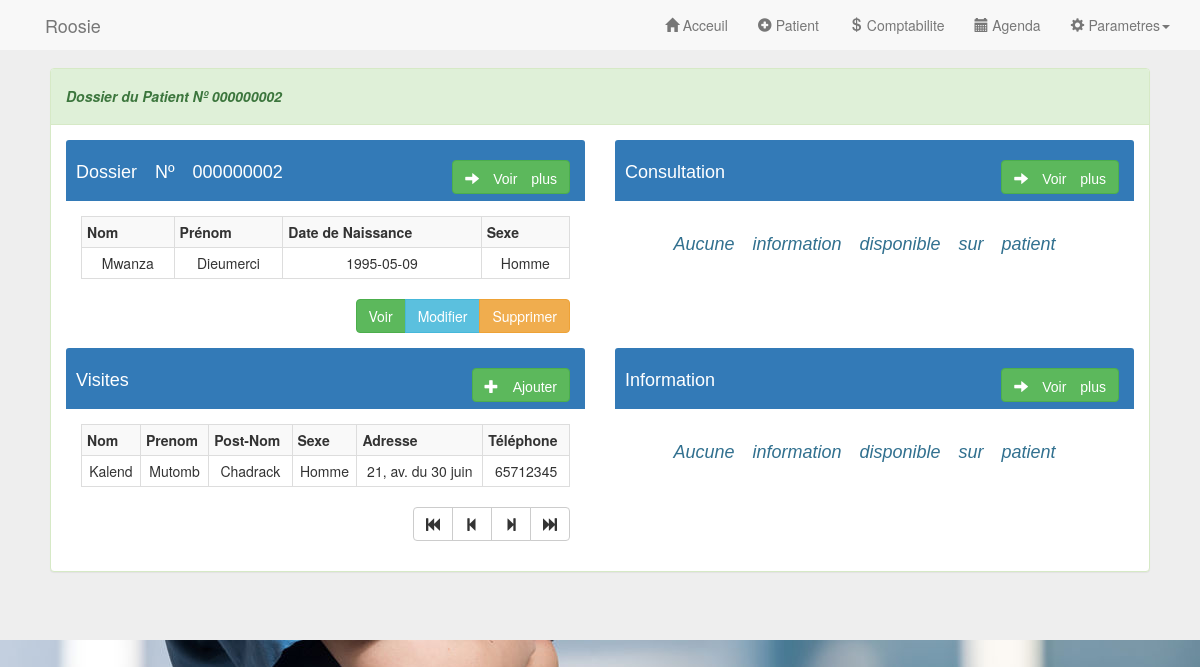
Screenshot of /controller/patient/home.php (signed in) with the database file from the repository.
### tables this page shows
CREATE TABLE IF NOT EXISTS `tb_patient` (
  `id` int(9) UNSIGNED ZEROFILL NOT NULL AUTO_INCREMENT,
  `nom` varchar(70) NOT NULL,
  `postNom` varchar(75) NOT NULL,
  `prenom` varchar(65) NOT NULL,
  `email` varchar(150) NOT NULL,
  `sexe` varchar(9) NOT NULL,
  `dateNaissance` date NOT NULL,
  `numTel` int(14) NOT NULL,
  `adresse` varchar(255) DEFAULT NULL,
  `profession` varchar(60) NOT NULL,
  `statutMatrimonial` varchar(35) DEFAULT NULL,
  `numAssurance` int(11) NOT NULL,
  PRIMARY KEY (`id`),
  UNIQUE KEY `email` (`email`),
  UNIQUE KEY `num_tel` (`numTel`)
);

CREATE TABLE IF NOT EXISTS `tb_visiteur` (
  `id` int(11) NOT NULL AUTO_INCREMENT,
  `idPatient` int(11) DEFAULT NULL,
  `nom` varchar(156) DEFAULT NULL,
  `postNom` varchar(124) DEFAULT NULL,
  `prenom` varchar(145) DEFAULT NULL,
  `sexe` varchar(12) DEFAULT NULL,
  `email` varchar(150) NOT NULL,
  `numTel` int(11) DEFAULT NULL,
  `adresse` varchar(255) DEFAULT NULL,
  `profession` varchar(45) NOT NULL,
  `lienParente` varchar(76) NOT NULL,
  `statutMatrimonial` varchar(25) DEFAULT NULL,
  PRIMARY KEY (`id`)
);

### controller/patient/home.php (called while the page is built, shortened)
<?php
	require_once '../../'.CHEMIN_MODEL_MANAGER.'PatientManager.class.php';
	require_once '../../'.CHEMIN_MODEL_MANAGER.'ParametresPatientManager.class.php';
	require_once '../../'.CHEMIN_MODEL_MANAGER.'VisiteurManager.class.php';
	require_once '../../'.CHEMIN_MODEL_MANAGER.'ConsultationManager.class.php';
	require_once '../../'.CHEMIN_MODEL_REPOSITORIES.'Visiteur.class.php';
	require_once '../../'.CHEMIN_BD.'PDO2.class.php';
	$bd = new PDO2();
	$patientManager = new PatientManager($bd::getInstance());
	$parametresPatientManager = new ParametresPatientManager($bd::getInstance());
	$consultationManager = new ConsultationManager($bd::getInstance());
	$visiteurManager = new VisiteurManager($bd::getInstance());
	$patient = $patientManager->getLast();
	$consultation = $consultationManager->find($patient->getId());
	$visiteur = $visiteurManager->find($patient->getId());
	$parametres = $parametresPatientManager->find($patient->getId());
    include_once '../../'.CHEMIN_VUE.'accueil.php';

### model/bd/PDO2.class.php (called while the page is built, shortened)
<?php
	class PDO2 extends PDO
	{
		private static $_instance;
		public static function getInstance()
		{
			if(!isset(self::$_instance))
			{
				try{
					self::$_instance = new PDO(SQL_DSN, SQL_USERNAME, SQL_PASSWORD);
					self::$_instance->setAttribute(PDO::ATTR_ERRMODE, PDO::ERRMODE_EXCEPTION);
				}catch(Exception $e){
					die("Erreur : " .$e->getMessage());
				}
			}
			return self::$_instance;
		}
	}
?>

### model/manager/PatientManager.class.php (called while the page is built, shortened)
<?php
	class PatientManager
	{
		private $_bd;
		public function __construct($bd)
		{
			$this->_bd = $bd;
		}
		public function getLast()
		{
			$q = $this->_bd->query(' SELECT * FROM tb_patient ORDER BY id DESC LIMIT  0,1') or die(print_r($this->$_bd->errorInfo()));
			while($donnees = $q->fetch(PDO::FETCH_ASSOC))
			{
				$patient = new Patient($donnees);
			}
			return $patient;
		}
	}
?>

### model/repositories/Personne.class.php (called while the page is built, shortened)
<?php
	abstract class Personne
	{
		protected $_id;
		protected $_nom;
		protected $_postNom;
		protected $_prenom;
		protected $_sexe;
		protected $_dateNaissance;
		protected $_numTel;
		protected $_adresse;
		public function hydrate(array $donnees)
		{
			foreach ($donnees as $key => $value)
			{
				$method = 'set'.ucfirst($key);
			}
		}
	    public function getId()
	    {
	        return $this->_id;
	    }
	    public function setId($_id)
	    {
	        $this->_id = $_id;
	        return $this;
	    }
	    public function getNom()
	    {
	        return $this->_nom;
	    }
	    public function setNom($_nom)
	    {
	        $this->_nom = $_nom;
	        return $this;
	    }
	    public function getPostNom()
	    {
	        return $this->_postNom;
	    }
	    public function setPostNom($_postNom)
	    {
	        $this->_postNom = $_postNom;
	        return $this;
	    }
	    public function getPrenom()
	    {
	        return $this->_prenom;
	    }
	    public function setPrenom($_prenom)
	    {
	        $this->_prenom = $_prenom;
	        return $this;
	    }
	    public function getSexe()
	    {
	        return $this->_sexe;
	    }
	    public function setSexe($_sexe)
	    {
	        $this->_sexe = $_sexe;
	        return $this;
	    }
	    public function getDateNaissance()
	    {
	        return $this->_dateNaissance;
	    }
	    public function setDateNaissance($_dateNaissance)
	    {
	        $this->_dateNaissance = $_dateNaissance;
	        return $this;
	    }
	    public function getNumTel()
	    {
	        return $this->_numTel;
	    }
	    public function setNumTel($_numTel)
	    {
	        $this->_numTel = $_numTel;
	        return $this;
	    }
	    public function getAdresse()
	    {
	        return $this->_adresse;
	    }
	    public function setAdresse($_adresse)
	    {
	        $this->_adresse = $_adresse;
	        return $this;
	    }
	    public function setEmail($_email)
	    {
	        return $this;
	    }
	    public function setStatutMatrimonial($_statutMatrimonial)
	    {
	        return $this;
	    }
	    public function setProfession($_profession)
	    {
	        return $this;
	    }
	    public function setNumAssurance($_numAssurance)
	    {
	        return $this;
	    }
	}
?>

### model/manager/ConsultationManager.class.php (called while the page is built, shortened)
<?php
	class ConsultationManager
	{
		private $_bd;
		public function __construct($bd)
		{
			$this->_bd = $bd;
		}
		public function find($id)
		{
			$id = (int) $id;
			$q = $this->_bd->query('SELECT * FROM tb_consultation WHERE id = '. $id) or die(print_r($this->$_bd->errorInfo()));
		}
	}
?>

### model/manager/VisiteurManager.class.php (called while the page is built, shortened)
<?php
	class VisiteurManager
	{
		private $_bd;
		public function __construct($bd)
		{
			$this->_bd = $bd;
		}
		public function find($id)
		{
			$id = (int) $id;
			$q = $this->_bd->query('SELECT * FROM tb_visiteur WHERE id = '. $id) or die(print_r($this->$_bd->errorInfo()));
			if (($q->rowCount()) > 0)
			{
				$donnees = $q->fetch(PDO::FETCH_ASSOC);
				return new Visiteur($donnees);
			}
		}
	}
?>

### model/repositories/Visiteur.class.php (called while the page is built, shortened)
<?php
	require_once 'Personne.class.php';
	class Visiteur extends Personne
	{
		public function hydrate(array $donnees)
		{
			foreach ($donnees as $key => $value)
			{
				$method = 'set'.ucfirst($key);
			}
		}
	    public function setIdPatient($_idPatient)
	    {
	        return $this;
	    }
	    public function setLienParente($_lienParente)
	    {
	        return $this;
	    }
	}
?>

### model/manager/ParametresPatientManager.class.php (called while the page is built, shortened)
<?php
	class ParametresPatientManager
	{
		private $_bd;
		public function __construct($bd)
		{
			$this->_bd = $bd;
		}
		public function find($id)
		{
			$id = (int) $id;
			$q = $this->_bd->query('SELECT * FROM tb_parametres_patient WHERE id = '. $id) or die(print_r($this->$_bd->errorInfo()));
		}
	}
?>

### views/accueil.php (the view, shortened to what this page needs)
<!DOCTYPE html>
<html>
	<head>
		<head>
			<?php
				include 'template/fichier-en-tete.php';
			 ?>
		</head>
	</head>
	<body>
		<div class="jumbotron">
			<div class="container">
				<div id="bloc-page">
					<?php
						include 'template/en-tete.php';
					?>
					<section class="row">
						<article class="col-sm-12">
							<div class="panel panel-success">
								<div class="panel-heading">
									<h5><strong><em>Dossier du Patient Nº <?php echo $patient->getId(); ?></em></strong></h5>
								</div>
								<div class="panel-body">
									<div class="row">
										<div class="col-sm-6">
											<div class="panel-primary">
												<div class="panel-heading">
													<div class="list-inline">
														<h4 class="en-ligne">Dossier Nº <?php echo $patient->getId(); ?></h4>
														<h4 class="en-ligne pull-right">
															<a href="fiche-patient.php?id=<?php echo $patient->getId();?>" title="Voir la fiche compléte du patient" class="btn btn-success "><span class="glyphicon glyphicon-arrow-right"></span> Voir plus</a>
														</h4>
													</div>
												</div>
												<div class="panel-body">
													<table class="table table-bordered table-striped table-condensed">
														<tr>
															<th>Nom</th>
															<th>Prénom</th>
															<th>Date de Naissance</th>
															<th>Sexe</th>
														</tr>
														<tr>
															<td class="text-center"><?php echo ucfirst($patient->getNom()); ?></td>
															<td class="text-center"><?php echo ucfirst($patient->getPrenom()); ?></td>
															<td class="text-center"><?php echo $patient->getDateNaissance(); ?></td>
															<td class="text-center"><?php echo ucfirst($patient->getSexe()); ?></td>
														</tr>
													</table>
													<div class="btn-group pull-right">
														<a href="fiche-patient.php?id=<?php echo $patient->getId();?>" class="btn btn-success" title="Voir les informations du patient">Voir</a>
														<a href="update-patient.php?id=<?php echo $patient->getId();?>" class="btn btn-info" title="Modifier les informations du patient">Modifier</a>
														<a href="delete-patient.php?id=<?php echo $patient->getId();?>" class="btn btn-warning" title="Supprimer les informations du patient">Supprimer</a>
													</div>
												</div>
											</div>
										</div>
										<div class="col-sm-6">
											<div class="panel-primary">
												<div class="panel-heading">
													<div class="list-inline">
														<h4 class="en-ligne">Consultation</h4>
														<h4 class="en-ligne pull-right">
															<a href="fiche-consultation.php?id=<?php echo $patient->getId();?>" title="Voir la fiche compléte du patient" class="btn btn-success "><span class="glyphicon glyphicon-arrow-right"></span> Voir plus</a>
														</h4>
													</div>
												</div>
												<div class="panel-body">
													<?php
														if($consultation != null)
														{ ?>
															<table class="table table-bordered table-striped table-condensed">
																<tr>
																	<th>Nom médecin</th>
																	<th>Type</th>
																	<th>Consulté le</th>
																	<th>Description</th>
																	<th>Rendez-vous</th>
																</tr>
																<tr>
																	<td class="text-center"><?php echo ucfirst($medecin->getNom()); ?></td>
																	<td class="text-center"><?php echo ucfirst($consultation->getType()); ?></td>
																	<td class="text-center"><?php echo ucfirst($consultation->getDateConsultation()); ?></td>
																	<td class="text-center"><?php echo ucfirst($consultation->getDescription()); ?></td>
																	<td class="text-center"><?php echo ucfirst($consultation->getDateConsultation()); ?></td>
																</tr>
															</table>
														<?php }else{
															?>
																<div class="alert alert-dismissable">
																	<h4 class="text-center">
																		<em class="text-info">
																			Aucune information disponible sur patient
																		</em>
																	</h4>
																</div>
														<?php
														}
													?>
												</div>
											</div>
										</div>
									</div>
									<div class="row">
										<div class="col-sm-6">
											<div class="panel-primary">
												<div class="panel-heading">
													<div class="list-inline">
														<h4 class="en-ligne">Visites</h4>
														<h4 class="en-ligne pull-right">
																<a href="add-visitor.php?id=<?php echo $patient->getId();?>" title="Ajouter un visiteur" class="btn btn-success "><span class="glyphicon glyphicon-plus"></span> Ajouter</a>
														</h4>
													</div>
												</div>
												<div class="panel-body">
													<?php
														if ($visiteur != null)
														{ ?>
															<table class="table table-bordered table-striped table-condensed">
																<tr>
																	<th>Nom</th>
																	<th>Prenom</th>
																	<th>Post-Nom</th>
																	<th>Sexe</th>
																	<th>Adresse</th>
																	<th>Téléphone</th>
																</tr>
																<tr>
																	<td class="text-center">
																		<?php echo ucfirst($visiteur->getNom()); ?>
																	</td>
																	<td class="text-center">
																		<?php echo ucfirst($visiteur->getPostNom()); ?>
																	</td>
																	<td class="text-center">
																		<?php echo ucfirst($visiteur->getPrenom()); ?>
																	</td>
																	<td class="text-center">
																		<?php echo ucfirst($visiteur->getSexe()); ?>
																	</td>
																	<td class="text-center">
																		<?php echo ucfirst($visiteur->getAdresse()); ?>
																	</td>
																	<td class="text-center">
																		<?php echo $visiteur->getNumTel(); ?>
																	</td>
																</tr>
															</table>
															<div class="btn-group pull-right">
																<a href="" class="btn btn-default" title="Premier visiteur">
																	<span class="glyphicon glyphicon-fast-backward"></span>
																</a>
																<a href="" class="btn btn-default" title="Précédent visiteur">
																	<span class="glyphicon glyphicon-step-backward"></span>
																</a>
																<a href="" class="btn btn-default" title="Suivant visiteur">
																	<span class="glyphicon glyphicon-step-forward"></span>
																</a>
																<a href="" class="btn btn-default" title="Dernier visiteur">
																	<span class="glyphicon glyphicon-fast-forward"></span>
																</a>
															</div>
														<?php
														}
													?>
												</div>
											</div>
										</div>
										<div class="col-sm-6">
											<div class="panel-primary">
												<div class="panel-heading">
													<div class="list-inline">
														<h4 class="en-ligne">Information </h4>
														<h4 class="en-ligne pull-right">
															<a href="fiche-consultation.php?id=<?php echo $patient->getId();?>" title="Voir la fiche compléte du patient" class="btn btn-success "><span class="glyphicon glyphicon-arrow-right"></span> Voir plus</a>
														</h4>
													</div>
												</div>
												<div class="panel-body">
													<?php
														if ($parametres != null)
														{ ?>
															<table class="table table-bordered table-striped table-condensed">
																<tr>
																	<th>Nº chambre</th>
																	<th>Poids</th>
																	<th>Tension</th>
																	<th>Temperature</th>
																	<th>Groupe sanguin</th>
																</tr>
																<tr>
																	<td class="text-center"><?php echo ucfirst($parametres->getNumChambre()); ?></td>
																	<td class="text-center"><?php echo ucfirst($parametres->getPoids()). ' Kg'; ?></td>
																	<td class="text-center"><?php echo ucfirst($parametres->getTension()). ' °'; ?></td>
																	<td class="text-center"><?php echo ucfirst($parametres->getTemperature()). ' °'; ?></td>
																	<td class="text-center"><?php echo ucfirst($parametres->getGroupeSanguin()); ?></td>
																</tr>
															</table>
														<?php }else{
																?>
																<div class="alert alert-dismissable">
																	<h4 class="text-center">
																		<em class="text-info">
																			Aucune information disponible sur patient
																		</em>
																	</h4>
																</div>
														<?php }
													?>
												</div>
											</div>
										</div>
									</div>
								</div>
							</div>
						</article>
					</section>
				</div>
			</div>
		</div>
	</body>
</html>

### views/assets/css/style.css (style rules this page uses)
#bloc-page { margin: auto; width: 1100px; }
section { padding-top: 20px; }
h4 { font-family: 'MaPolicePerso', Arial, serif; }
.en-ligne { display: inline-block; }

### views/assets/css/style-connexion.css (style rules this page uses)
body { background-image: url('../images/smiling-medical-worker.JPG'); background-attachment: fixed; background-repeat: repeat; background-position: top center; }

### rows the page displays
tb_patient: id "000000002", nom "Mwanza", prenom "Dieumerci", dateNaissance "1995-05-09", sexe "Homme"
tb_visiteur: nom "Kalend", postNom "Mutomb", prenom "Chadrack", sexe "Homme", adresse "21, av. du 30 juin", numTel "65712345"
